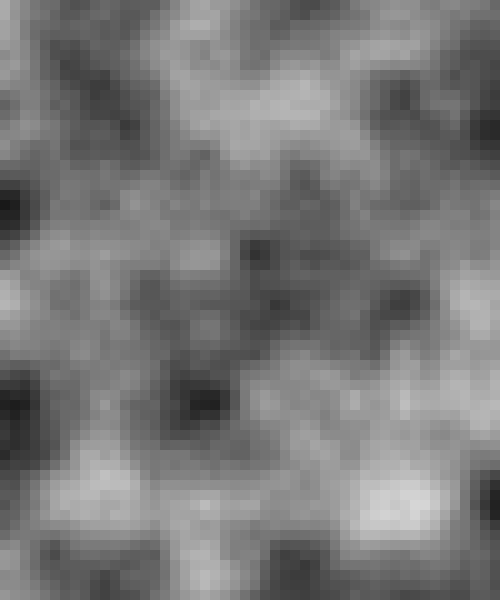
Frame 1 (no input)
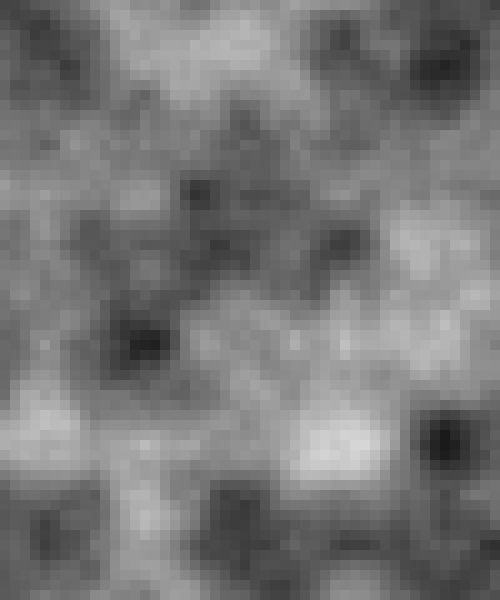
Frame 60 (no input)
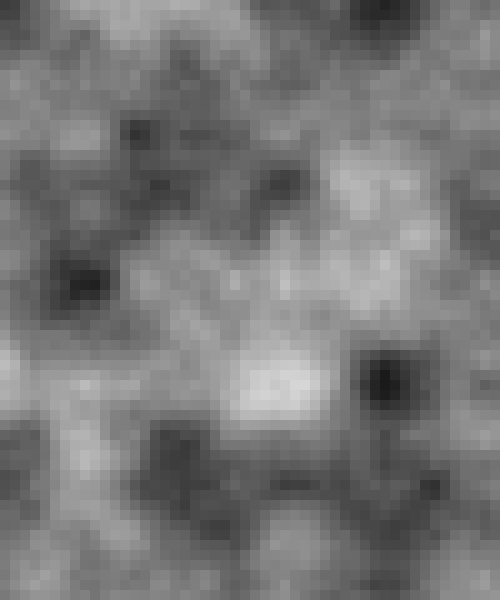
Frame 120 (the mouse pressed at the canvas centre since frame 60)

The p5.js sketch that drew these frames (run headless with seeded random() and noise() and a simulated clock; from frame 60 on, the mouse is pressed at the canvas centre):

// p5.js sketch
// ── sketch.js
let RESOLUTION = 10;

function setup() {
  createCanvas(500, 600);
  noStroke();
}

function draw() {
  background(255);
  
  for (let y = 0; y < height; y += RESOLUTION) {
    for (let x = 0; x < width; x += RESOLUTION) {
      let xFreq = (x + frameCount) * 0.01;
      let yFreq = (y + frameCount) * 0.01;
      let amp = 255; // the range of color
      let noiseValue = noise(xFreq, yFreq) * amp;

      fill(noiseValue);
      rect(x, y, RESOLUTION, RESOLUTION);
    }
  }
}
